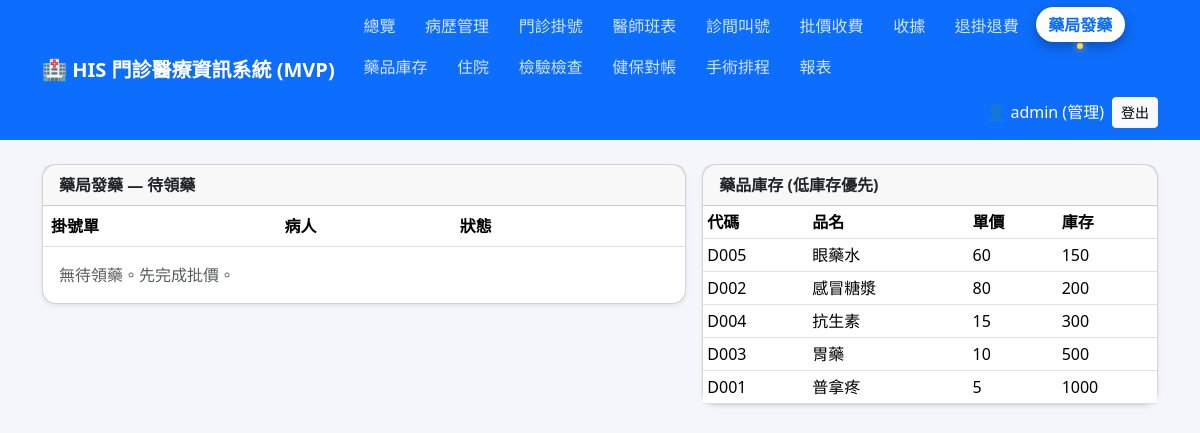
The page /pharmacy.php (signed in) on the database its author committed.
### tables this page shows
CREATE TABLE IF NOT EXISTS drugs (
  id INT AUTO_INCREMENT PRIMARY KEY,
  code VARCHAR(30) NOT NULL UNIQUE,
  name VARCHAR(100) NOT NULL,
  spec VARCHAR(100) NULL,
  unit VARCHAR(20) NOT NULL DEFAULT '顆',
  price INT NOT NULL DEFAULT 0 COMMENT '單價(元)',
  stock INT NOT NULL DEFAULT 100,
  safety_stock INT NOT NULL DEFAULT 50,
  expiry DATE NULL,
  created_at TIMESTAMP DEFAULT CURRENT_TIMESTAMP
);

### includes/functions.php (called while the page is built, shortened)
<?php
function h($s) { return htmlspecialchars((string)$s, ENT_QUOTES, 'UTF-8'); }

### pharmacy.php (the view, shortened to what this page needs)
<?php
require_once __DIR__ . '/includes/header.php';
$pdo = db();
$sel = null; $selrx = [];
$rows = $pdo->query("SELECT r.*, p.name pname, p.chart_no FROM registrations r JOIN patients p ON p.id=r.patient_id WHERE r.status='待領藥' ORDER BY r.id")->fetchAll();
$stocks = $pdo->query('SELECT * FROM drugs ORDER BY stock ASC LIMIT 20')->fetchAll();
?>
<div class="row g-3">
<div class="col-md-7"><div class="card shadow-sm"><div class="card-header fw-bold">藥局發藥 — 待領藥</div>
<table class="table table-hover mb-0"><tr><th>掛號單</th><th>病人</th><th>狀態</th><th></th></tr>
<?php foreach ($rows as $r): ?><tr><td><?= h($r['reg_no']) ?></td><td><?= h($r['chart_no'].' '.$r['pname']) ?></td><td><?= h($r['status']) ?></td>
<td><a class="btn btn-sm btn-primary" href="pharmacy.php?reg_id=<?= $r['id'] ?>">調劑單</a></td></tr><?php endforeach; ?></table>
<?php if (!$rows): ?><div class="card-body text-muted">無待領藥。先完成批價。</div><?php endif; ?></div>
<?php if ($sel): ?><div class="card shadow-sm mt-3"><div class="card-header fw-bold">調劑單 <?= h($sel['reg_no'].' '.$sel['pname']) ?></div><div class="card-body">
<table class="table table-sm"><tr><th>藥品</th><th>規格</th><th>數量</th><th>用法</th><th>已發</th></tr>
<?php foreach ($selrx as $x): ?><tr><td><?= h($x['dname']) ?></td><td><?= h($x['spec']) ?></td><td><?= $x['qty'] ?></td><td><?= h($x['usage_note']) ?></td><td><?= $x['dispensed']?'✅':'—' ?></td></tr><?php endforeach; ?></table>
<a class="btn btn-success" href="pharmacy.php?dispense=<?= $sel['id'] ?>" onclick="return confirm('確認發藥並扣庫存？')">確認發藥 → 結案</a>
</div></div><?php endif; ?></div>
<div class="col-md-5"><div class="card shadow-sm"><div class="card-header fw-bold">藥品庫存 (低庫存優先)</div>
<table class="table table-sm mb-0"><tr><th>代碼</th><th>品名</th><th>單價</th><th>庫存</th></tr>
<?php foreach ($stocks as $d): ?><tr class="<?= $d['stock']<50?'table-warning':'' ?>"><td><?= h($d['code']) ?></td><td><?= h($d['name']) ?></td><td><?= number_format($d['price']) ?></td><td><?= $d['stock'] ?></td></tr><?php endforeach; ?></table></div></div>
</div>
<?php require_once __DIR__ . '/includes/footer.php'; ?>

### includes/header.php (style rules this page uses)
body { background:#f4f6fb }
.card { border-radius:14px }

### rows shown on the page
drugs: code "D005", name "眼藥水", price "60", stock "150"
drugs: code "D002", name "感冒糖漿", price "80", stock "200"
drugs: code "D004", name "抗生素", price "15", stock "300"
drugs: code "D003", name "胃藥", price "10", stock "500"
drugs: code "D001", name "普拿疼", price "5", stock "1000"

### other values the page prints
APP_NAME "HIS 門診醫療資訊系統 (MVP)"
$user['username'] "admin"
$user['role'] "管理"
